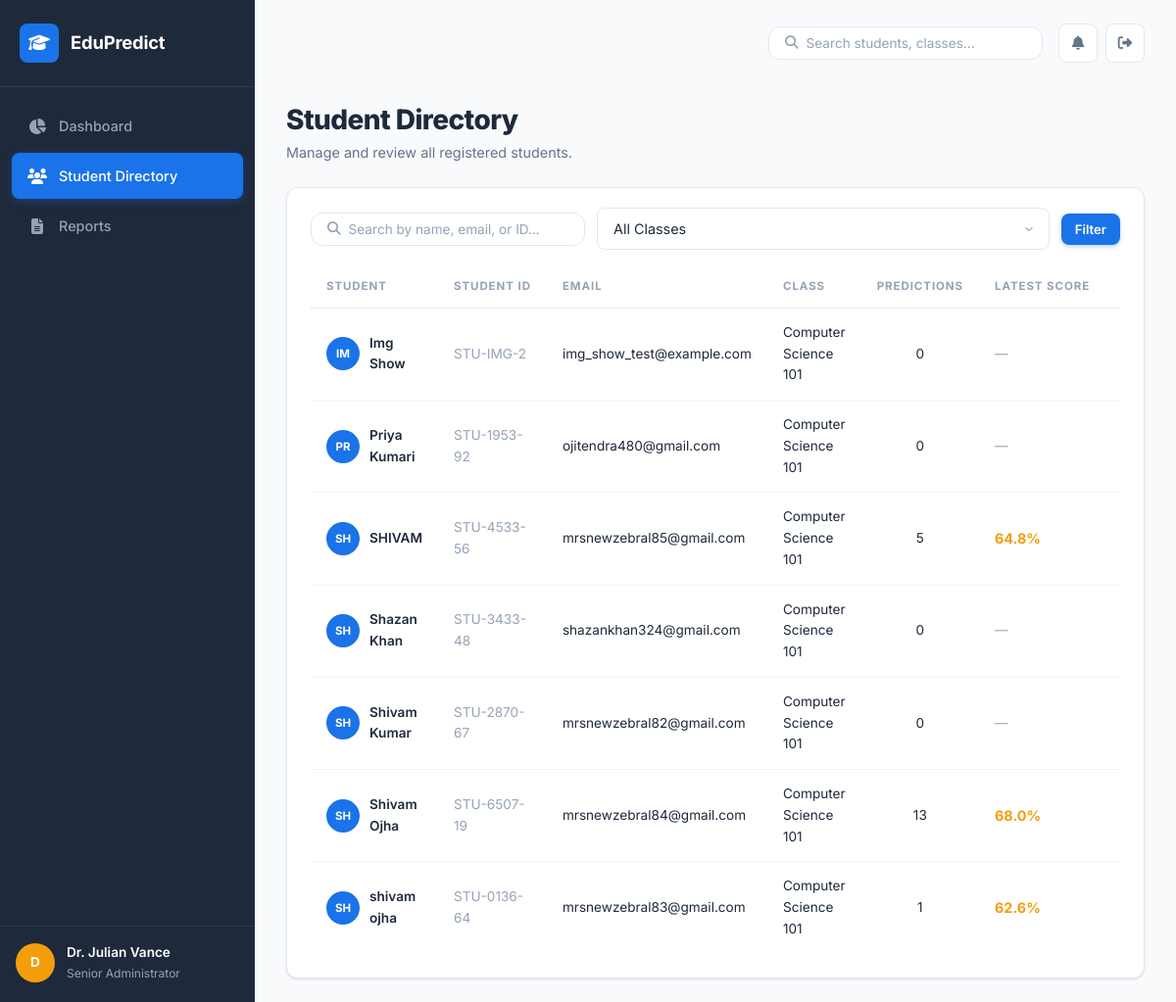
/admin/students (signed in), run on the app's committed database.
### models/entities.py (models this page shows)
class User(db.Model):
    __tablename__ = "users"
    id = db.Column(db.Integer, primary_key=True)
    name = db.Column(db.Text, nullable=False)
    email = db.Column(db.Text, unique=True, nullable=False, index=True)
    mobile = db.Column(db.Text, nullable=False, default="")
    password_hash = db.Column(db.Text, nullable=False)
    role = db.Column(db.Text, nullable=False, default="student", index=True)
    class_name = db.Column(db.Text, default="Computer Science 101", index=True)
    section = db.Column(db.Text, default="A")
    student_id = db.Column(db.Text, unique=True)
    is_verified = db.Column(db.Integer, default=0)
    created_at = db.Column(db.DateTime, server_default=db.func.current_timestamp())
    reset_token = db.Column(db.Text, nullable=True, index=True)
    reset_token_expiry = db.Column(db.Float, nullable=True)
    predictions = db.relationship("Prediction", back_populates="user", lazy="dynamic")

class Prediction(db.Model):
    __tablename__ = "predictions"
    id = db.Column(db.Integer, primary_key=True)
    user_id = db.Column(db.Integer, db.ForeignKey("users.id"), nullable=False, index=True)
    attendance = db.Column(db.Float, nullable=False)
    study_hours = db.Column(db.Float, nullable=False)
    previous_marks = db.Column(db.Float, nullable=False)
    assignments = db.Column(db.Float, nullable=False, default=0)
    internal_marks = db.Column(db.Float, nullable=False, default=0)
    class_name = db.Column(db.Text, nullable=False, index=True)
    section = db.Column(db.Text, default="A")
    predicted_score = db.Column(db.Float, nullable=False, index=True)
    performance_label = db.Column(db.Text, nullable=False, index=True)
    created_at = db.Column(db.DateTime, server_default=db.func.current_timestamp(), index=True)
    gender = db.Column(db.Text, nullable=True)
    extracurricular = db.Column(db.Text, nullable=True)
    internet_access = db.Column(db.Text, nullable=True)
    parental_education = db.Column(db.Text, nullable=True)
    user = db.relationship("User", back_populates="predictions")

### routes/admin.py (the view)
@admin_bp.route("/admin/students")
@admin_required
def admin_students():
    search = request.args.get("search", "")
    class_filter = request.args.get("class", "")
    users_q = User.query.filter(User.role == "student")
    if search:
        like = f"%{search}%"
        users_q = users_q.filter(
            (User.name.like(like)) | (User.email.like(like)) | (User.student_id.like(like))
        )
    if class_filter:
        users_q = users_q.filter(User.class_name == class_filter)
    users = users_q.order_by(User.name.asc()).all()
    students = []
    for user in users:
        latest = (
            Prediction.query.filter_by(user_id=user.id)
            .order_by(Prediction.created_at.desc(), Prediction.id.desc())
            .first()
        )
        prediction_count = Prediction.query.filter_by(user_id=user.id).count()
        students.append(
            {
                "id": user.id,
                "name": user.name,
                "email": user.email,
                "student_id": user.student_id,
                "class_name": user.class_name,
                "created_at": user.created_at,
                "latest_score": latest.predicted_score if latest else None,
                "latest_label": latest.performance_label if latest else None,
                "prediction_count": prediction_count,
            }
        )
    class_rows = (
        db.session.query(User.class_name)
        .filter(User.role == "student")
        .distinct()
        .order_by(User.class_name.asc())
        .all()
    )
    classes = [{"class_name": c[0]} for c in class_rows if c[0]]
    return render_template(
        "admin/students.html",
        students=students,
        classes=classes,
        search=search,
        class_filter=class_filter,
    )

### templates/admin/students.html (shortened to what this page needs)
{% extends "base.html" %}
{% block content %}
<div class="admin-dashboard">
    <div class="dashboard-header">
        <div>
            <h1 class="page-title">Student Directory</h1>
            <p class="page-subtitle">Manage and review all registered students.</p>
        </div>
    </div>
    <div class="card full-width">
        <div class="card-header">
            <div class="search-filter-row">
                <form method="GET" action="{{ url_for('admin.admin_students') }}" class="search-form">
                    <div class="search-box">
                        <i class="fas fa-search"></i>
                        <input type="text" name="search" placeholder="Search by name, email, or ID..." value="{{ search }}" class="search-input">
                    </div>
                    <select name="class" class="form-input form-select compact">
                        <option value="">All Classes</option>
                    </select>
                    <button type="submit" class="btn btn-primary compact">Filter</button>
                </form>
            </div>
        </div>
        <div class="card-body">
            <div class="table-responsive">
                <table class="data-table">
                    <thead>
                        <tr>
                            <th>Student</th>
                            <th>Student ID</th>
                            <th>Email</th>
                            <th>Class</th>
                            <th>Predictions</th>
                            <th>Latest Score</th>
                            <th>Status</th>
                        </tr>
                    </thead>
                    <tbody>
                        {% for student in students %}
                        <tr>
                            <td>
                                <div class="student-cell">
                                    <div class="avatar avatar-sm avatar-blue">
                                        <span>{{ student.name[:2]|upper }}</span>
                                    </div>
                                    <span class="text-bold">{{ student.name }}</span>
                                </div>
                            </td>
                            <td class="text-muted">{{ student.student_id or 'N/A' }}</td>
                            <td>{{ student.email }}</td>
                            <td>{{ student.class_name }}</td>
                            <td class="text-center">{{ student.prediction_count or 0 }}</td>
                            <td>
                                {% if student.latest_score %}
                                <span class="score-highlight score-{{ student.latest_label|lower if student.latest_label else 'average' }}">
                                    {{ student.latest_score }}%
                                </span>
                                {% else %}
                                <span class="text-muted">—</span>
                                {% endif %}
                            </td>
                            <td>
                            </td>
                        </tr>
                        {% endfor %}
                    </tbody>
                </table>
            </div>
        </div>
    </div>
</div>
{% endblock %}

### data on the page
User: name "IM", name "Img Show", student "STU-IMG-2", email "img_show_test@example.com", class_name "Computer Science 101", prediction_count "0"
User: name "PR", name "Priya Kumari", student "STU-1953-92", email "ojitendra480@gmail.com", class_name "Computer Science 101", prediction_count "0"
User: name "SH", name "SHIVAM", student "STU-4533-56", email "mrsnewzebral85@gmail.com", class_name "Computer Science 101"
Prediction: latest_score "64.8"
User: name "SH", name "Shazan Khan", student "STU-3433-48", email "shazankhan324@gmail.com", class_name "Computer Science 101", prediction_count "0"
User: name "SH", name "Shivam Kumar", student "STU-2870-67", email "mrsnewzebral82@gmail.com", class_name "Computer Science 101", prediction_count "0"
User: name "SH", name "Shivam Ojha", student "STU-6507-19", email "mrsnewzebral84@gmail.com", class_name "Computer Science 101"
Prediction: latest_score "68.0"
User: name "SH", name "shivam ojha", student "STU-0136-64", email "mrsnewzebral83@gmail.com", class_name "Computer Science 101"
Prediction: latest_score "62.6"

### other printed values
{{ session.get('user_name', 'A')[0] }} "D"
{{ session.get('user_name', 'Admin') }} "Dr. Julian Vance"
{{ student.prediction_count or 0 }} "5" "13" "1"
